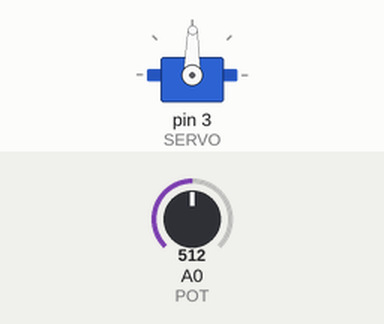
A sketch run on a simulated Arduino Uno, built with avr-gcc and run on an emulated ATmega328P. Shown: servo. The inputs (shaded band) are chosen by the test bench; at power-on: A0 (POT) = 512.

Above: at 1.2 s.
1.3 s: A0 (POT) set to 716
At 1.8 s:
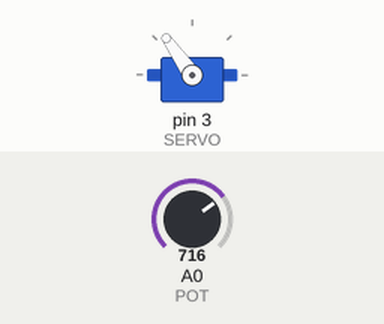
2.8 s: A0 (POT) set to 900
At 3.8 s:
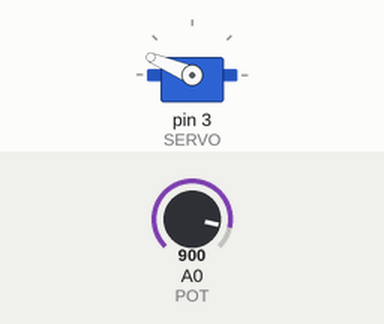
4.3 s: A0 (POT) set to 1023
At 5.2 s:
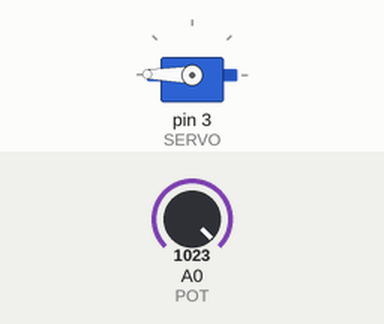
5.8 s: A0 (POT) set to 306
At 6.1 s:
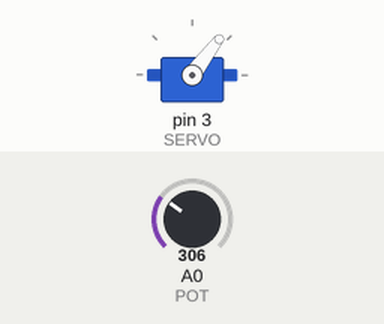
7.3 s: A0 (POT) set to 122
At 8.5 s:
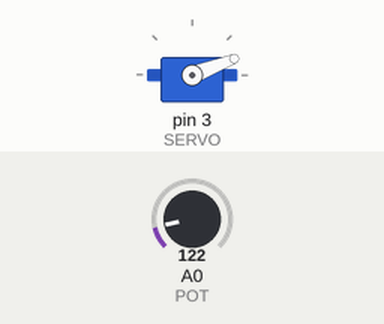
8.8 s: A0 (POT) set to 511
At 9.6 s:
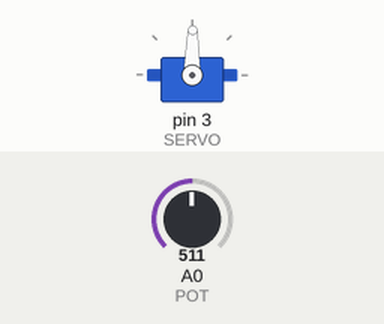
Timing chart, 0 to 11.3 s (numbered marks = the images above; inputs shaded):
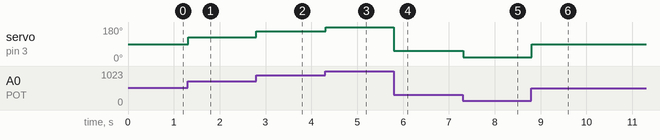

Measured:
- after the input at 1.3 s, servo on pin 3 (SERVO): 89° → 125° at once
- after the input at 2.8 s, servo on pin 3 (SERVO): 125° → 157° at once
- after the input at 4.3 s, servo on pin 3 (SERVO): 157° → 179° at once
- after the input at 5.8 s, servo on pin 3 (SERVO): 179° → 53° at once
- after the input at 7.3 s, servo on pin 3 (SERVO): 53° → 21° at once
- after the input at 8.8 s, servo on pin 3 (SERVO): 21° → 89° at once

The sketch:

Experiment_5_Servo.ino
```cpp
// (licence header left out)
#include <Servo.h>

const int SERVO = 3; //Servo on Pin 3
const int POT   = 0; //Pot on Analog Pin 0

Servo myServo;
int val = 0; //Value of potentiometer

void setup()
{
  //Create the Servo Object and pass pin number
  myServo.attach(SERVO);
}

void loop()
{
  val = analogRead(POT); //Read Pot
  val = map(val, 0, 1023, 0, 179); //scale it to servo range
  myServo.write(val); //moves the servo to desired angle
  delay(15); //waits for the servo to finish moving
}
```
